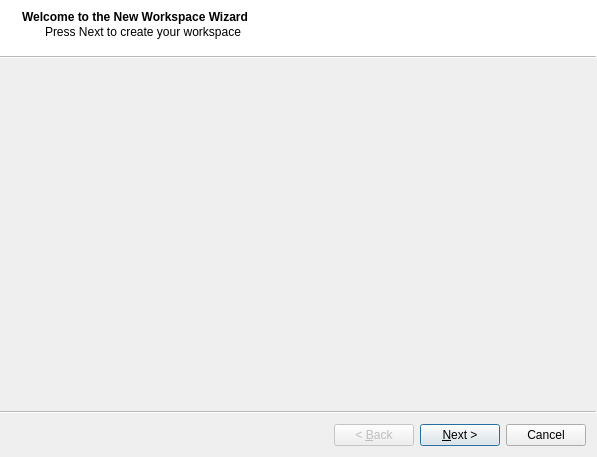
<?xml version="1.0" encoding="UTF-8"?>
<ui version="4.0">
 <class>Wizard</class>
 <widget class="QWizard" name="Wizard">
  <property name="windowModality">
   <enum>Qt::ApplicationModal</enum>
  </property>
  <property name="geometry">
   <rect>
    <x>0</x>
    <y>0</y>
    <width>597</width>
    <height>457</height>
   </rect>
  </property>
  <property name="windowTitle">
   <string>New Workspace Wizard</string>
  </property>
  <property name="wizardStyle">
   <enum>QWizard::AeroStyle</enum>
  </property>
  <widget class="QWizardPage" name="welcome">
   <property name="title">
    <string>Welcome to the New Workspace Wizard</string>
   </property>
   <property name="subTitle">
    <string>Press Next to create your workspace</string>
   </property>
  </widget>
  <widget class="QWizardPage" name="nameTypePage">
   <property name="title">
    <string>Set Workspace Details</string>
   </property>
   <layout class="QVBoxLayout" name="verticalLayout_2">
    <item>
     <layout class="QHBoxLayout" name="horizontalLayout_3">
      <item>
       <spacer name="horizontalSpacer_3">
        <property name="orientation">
         <enum>Qt::Horizontal</enum>
        </property>
        <property name="sizeHint" stdset="0">
         <size>
          <width>40</width>
          <height>20</height>
         </size>
        </property>
       </spacer>
      </item>
      <item>
       <widget class="QLabel" name="label_5">
        <property name="text">
         <string>&lt;html&gt;&lt;head/&gt;&lt;body&gt;&lt;p&gt;Please give your workspace a name, a path to save, and a type.&lt;/p&gt;&lt;p&gt;&lt;br/&gt;&lt;/p&gt;&lt;p&gt;If you want to make a resource pack, use resource pack mode to save changes to files. If you want&lt;/p&gt;&lt;p&gt;to directly edit files (like for creating mods), use Edit Mode.&lt;/p&gt;&lt;/body&gt;&lt;/html&gt;</string>
        </property>
       </widget>
      </item>
      <item>
       <spacer name="horizontalSpacer_4">
        <property name="orientation">
         <enum>Qt::Horizontal</enum>
        </property>
        <property name="sizeHint" stdset="0">
         <size>
          <width>40</width>
          <height>20</height>
         </size>
        </property>
       </spacer>
      </item>
     </layout>
    </item>
    <item>
     <spacer name="verticalSpacer">
      <property name="orientation">
       <enum>Qt::Vertical</enum>
      </property>
      <property name="sizeHint" stdset="0">
       <size>
        <width>20</width>
        <height>60</height>
       </size>
      </property>
     </spacer>
    </item>
    <item>
     <layout class="QFormLayout" name="formLayout">
      <item row="0" column="0">
       <widget class="QLabel" name="label_2">
        <property name="text">
         <string>Workspace Name</string>
        </property>
       </widget>
      </item>
      <item row="0" column="1">
       <widget class="QLineEdit" name="nameEdit"/>
      </item>
      <item row="1" column="0">
       <widget class="QLabel" name="label_3">
        <property name="text">
         <string>Workspace Location</string>
        </property>
       </widget>
      </item>
      <item row="1" column="1">
       <layout class="QHBoxLayout" name="horizontalLayout_2" stretch="5,1">
        <item>
         <widget class="QLineEdit" name="locationEdit"/>
        </item>
        <item>
         <widget class="QPushButton" name="locationBrowse">
          <property name="text">
           <string>...</string>
          </property>
         </widget>
        </item>
       </layout>
      </item>
      <item row="2" column="1">
       <layout class="QVBoxLayout" name="verticalLayout">
        <item>
         <widget class="QRadioButton" name="editMode">
          <property name="text">
           <string>Edit Mode</string>
          </property>
         </widget>
        </item>
        <item>
         <widget class="QRadioButton" name="rpMode">
          <property name="text">
           <string>Resource Pack Mode</string>
          </property>
          <property name="checked">
           <bool>true</bool>
          </property>
         </widget>
        </item>
       </layout>
      </item>
      <item row="2" column="0">
       <widget class="QLabel" name="label_4">
        <property name="text">
         <string>Workspace Type</string>
        </property>
       </widget>
      </item>
     </layout>
    </item>
   </layout>
  </widget>
  <widget class="QWizardPage" name="sourcesPage">
   <property name="title">
    <string>Add Sources To Workspace</string>
   </property>
   <property name="subTitle">
    <string/>
   </property>
   <layout class="QVBoxLayout" name="verticalLayout_3">
    <item>
     <layout class="QHBoxLayout" name="horizontalLayout_4" stretch="2,2">
      <item>
       <widget class="QListWidget" name="settingsList"/>
      </item>
      <item>
       <widget class="QGroupBox" name="settingsBox">
        <property name="title">
         <string>Source Settings</string>
        </property>
       </widget>
      </item>
     </layout>
    </item>
    <item>
     <layout class="QHBoxLayout" name="horizontalLayout">
      <item>
       <widget class="QLabel" name="label">
        <property name="text">
         <string>Use the buttons to add and remove sources. Edit sources on the right</string>
        </property>
       </widget>
      </item>
      <item>
       <spacer name="horizontalSpacer">
        <property name="orientation">
         <enum>Qt::Horizontal</enum>
        </property>
        <property name="sizeHint" stdset="0">
         <size>
          <width>40</width>
          <height>20</height>
         </size>
        </property>
       </spacer>
      </item>
      <item>
       <widget class="QPushButton" name="removeButton">
        <property name="text">
         <string>Delete source</string>
        </property>
       </widget>
      </item>
      <item>
       <widget class="QPushButton" name="addButton">
        <property name="text">
         <string>Add source</string>
        </property>
       </widget>
      </item>
     </layout>
    </item>
   </layout>
  </widget>
 </widget>
 <resources/>
 <connections/>
</ui>
